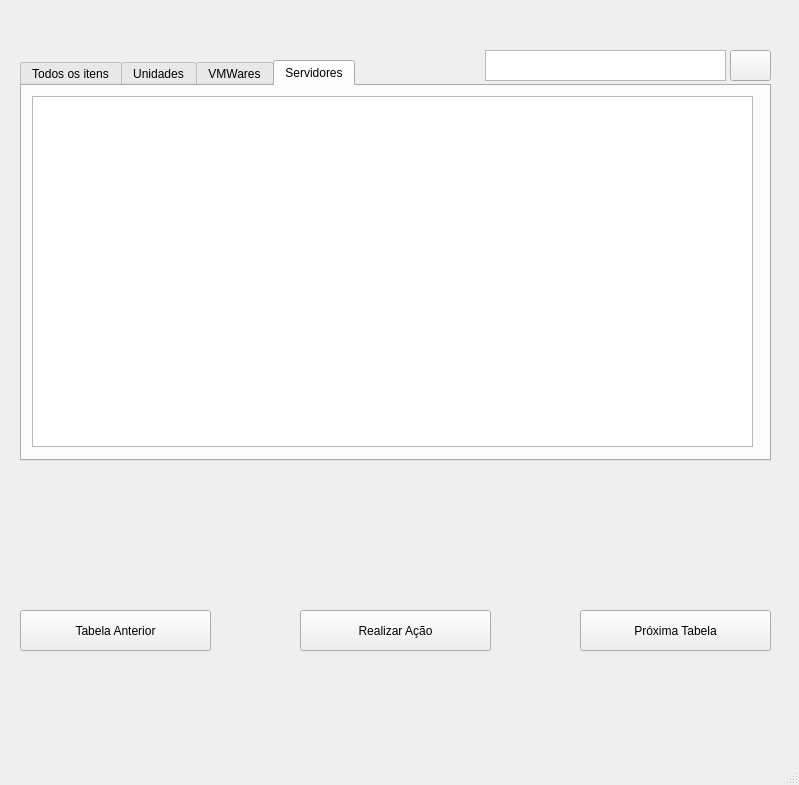
<?xml version="1.0" encoding="UTF-8"?>
<ui version="4.0">
 <class>MainWindow</class>
 <widget class="QMainWindow" name="MainWindow">
  <property name="geometry">
   <rect>
    <x>0</x>
    <y>0</y>
    <width>799</width>
    <height>785</height>
   </rect>
  </property>
  <property name="windowTitle">
   <string>MainWindow</string>
  </property>
  <widget class="QWidget" name="centralwidget">
   <widget class="QPushButton" name="BtnPreviousTab">
    <property name="geometry">
     <rect>
      <x>20</x>
      <y>610</y>
      <width>191</width>
      <height>41</height>
     </rect>
    </property>
    <property name="text">
     <string>Tabela Anterior</string>
    </property>
   </widget>
   <widget class="QPushButton" name="BtnNextTab">
    <property name="geometry">
     <rect>
      <x>580</x>
      <y>610</y>
      <width>191</width>
      <height>41</height>
     </rect>
    </property>
    <property name="text">
     <string>Próxima Tabela</string>
    </property>
   </widget>
   <widget class="QTextEdit" name="ItemSearch">
    <property name="geometry">
     <rect>
      <x>485</x>
      <y>50</y>
      <width>241</width>
      <height>31</height>
     </rect>
    </property>
   </widget>
   <widget class="QPushButton" name="BtnSearch">
    <property name="geometry">
     <rect>
      <x>730</x>
      <y>50</y>
      <width>41</width>
      <height>31</height>
     </rect>
    </property>
    <property name="text">
     <string/>
    </property>
   </widget>
   <widget class="QPushButton" name="BtnAction">
    <property name="geometry">
     <rect>
      <x>300</x>
      <y>610</y>
      <width>191</width>
      <height>41</height>
     </rect>
    </property>
    <property name="text">
     <string>Realizar Ação</string>
    </property>
   </widget>
   <widget class="QTabWidget" name="Itens_tabWidget">
    <property name="geometry">
     <rect>
      <x>20</x>
      <y>60</y>
      <width>751</width>
      <height>401</height>
     </rect>
    </property>
    <property name="sizePolicy">
     <sizepolicy hsizetype="Expanding" vsizetype="Expanding">
      <horstretch>0</horstretch>
      <verstretch>0</verstretch>
     </sizepolicy>
    </property>
    <property name="tabPosition">
     <enum>QTabWidget::North</enum>
    </property>
    <property name="tabShape">
     <enum>QTabWidget::Rounded</enum>
    </property>
    <property name="currentIndex">
     <number>3</number>
    </property>
    <widget class="QWidget" name="tab">
     <attribute name="title">
      <string>Todos os itens</string>
     </attribute>
     <widget class="QTableWidget" name="Full_Table_Show">
      <property name="geometry">
       <rect>
        <x>10</x>
        <y>10</y>
        <width>721</width>
        <height>351</height>
       </rect>
      </property>
     </widget>
    </widget>
    <widget class="QWidget" name="tab_2">
     <attribute name="title">
      <string>Unidades</string>
     </attribute>
     <widget class="QTableWidget" name="Unit_Table_Show">
      <property name="geometry">
       <rect>
        <x>10</x>
        <y>10</y>
        <width>731</width>
        <height>351</height>
       </rect>
      </property>
     </widget>
    </widget>
    <widget class="QWidget" name="tab_3">
     <attribute name="title">
      <string>VMWares</string>
     </attribute>
     <widget class="QTableWidget" name="VMware_Table_Show">
      <property name="geometry">
       <rect>
        <x>10</x>
        <y>10</y>
        <width>721</width>
        <height>351</height>
       </rect>
      </property>
     </widget>
    </widget>
    <widget class="QWidget" name="tab_4">
     <attribute name="title">
      <string>Servidores</string>
     </attribute>
     <widget class="QTableWidget" name="Server_Table_Show">
      <property name="geometry">
       <rect>
        <x>10</x>
        <y>10</y>
        <width>721</width>
        <height>351</height>
       </rect>
      </property>
     </widget>
    </widget>
   </widget>
   <zorder>Itens_tabWidget</zorder>
   <zorder>BtnPreviousTab</zorder>
   <zorder>BtnNextTab</zorder>
   <zorder>ItemSearch</zorder>
   <zorder>BtnSearch</zorder>
   <zorder>BtnAction</zorder>
  </widget>
  <widget class="QMenuBar" name="menubar">
   <property name="geometry">
    <rect>
     <x>0</x>
     <y>0</y>
     <width>799</width>
     <height>21</height>
    </rect>
   </property>
  </widget>
  <widget class="QStatusBar" name="statusbar"/>
 </widget>
 <resources/>
 <connections/>
</ui>
